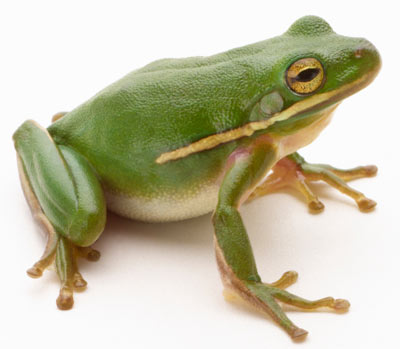
#> input picture froggy.jpg, 400 x 349 px
$ jupyter execute --allow-errors computer_vision.ipynb
#> lines starting #> are read from the running program, lines starting #| are printed output that depends on the picture; after the words box and inside, x2 and y2 are one past the last pixel; in counts of white or black regions, pixels touching at a corner belong together
install this in terminal
```
pip install opencv-contrib-python
```

[cell 1]
import cv2
import numpy as np
import matplotlib.pyplot as plt

[cell 2]
a = cv2.imread('froggy.jpg')
#> a is the input picture: shape (349, 400, 3); mean B, G, R 168.7, 194.1, 198
print(a.shape)
#| (349, 400, 3)

[cell 3]
plt.imshow(a)

[cell 4]
b = cv2.cvtColor(a, cv2.COLOR_BGR2GRAY)
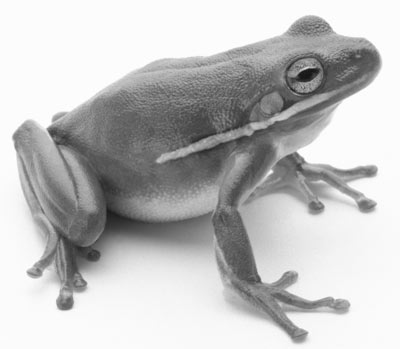
#> b: shape (349, 400); min 19, max 255, mean 192.4
plt.imshow(b, cmap='gray')

[cell 5]
c = cv2.cvtColor(a, cv2.COLOR_BGR2RGB)
plt.imshow(c)

[cell 6]
d = cv2.imread(r"C:\Users\ZAID\Pictures\img.png")
#> (the rest of this cell did not finish here and is left out)

[cell 7]
# resize by resolution
print(a.shape)
#| (349, 400, 3)
cr = cv2.resize(c, (1600, 1500))
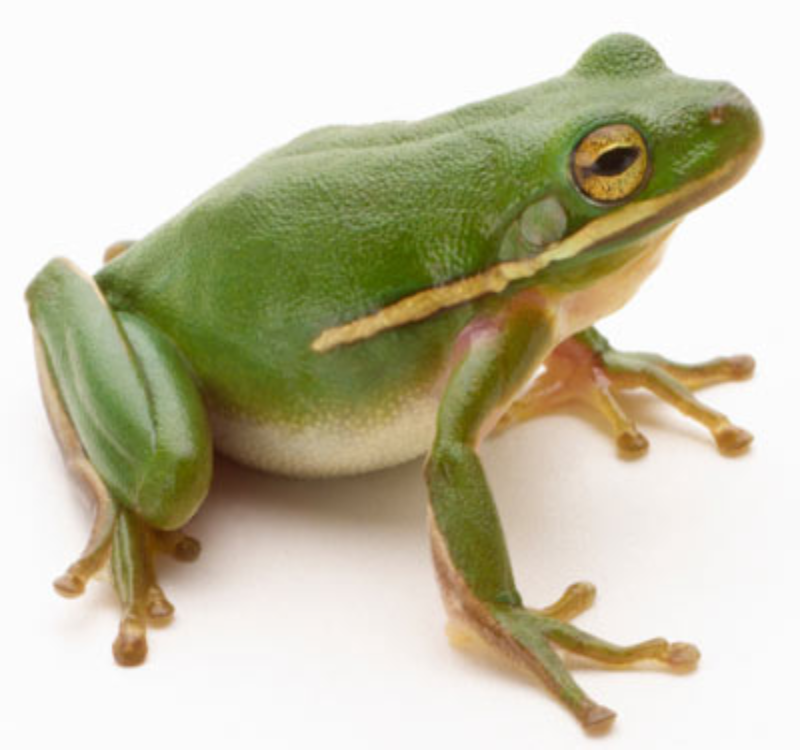
#> cr: shape (1500, 1600, 3) (shown at 1/2 size); mean R, G, B 197.9, 194.1, 168.7
plt.imshow(cr)

[cell 8]
# resize by scale
cscaled = cv2.resize(c, None, fx=0.5, fy=0.5) # image reduced by 50%
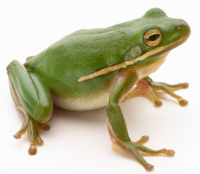
#> cscaled: shape (174, 200, 3); mean R, G, B 197.9, 194.1, 168.6
plt.imshow(cscaled)

[cell 9]
# apply blur
cblur = cv2.GaussianBlur(c, (11,51), 0)
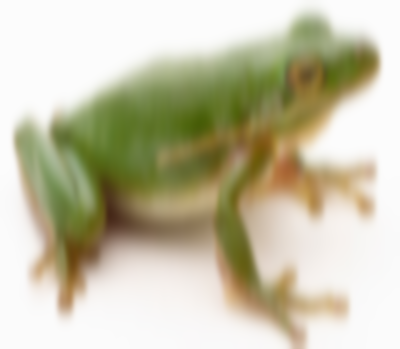
#> cblur: shape (349, 400, 3); mean R, G, B 198, 194.1, 168.7
plt.imshow(cblur)
# save
cblur = cv2.cvtColor(cblur, cv2.COLOR_RGB2BGR)
cv2.imwrite('blurred_froggy.jpg', cblur)
#> Out = True

[cell 10]
# apply edge detection
cgray = cv2.cvtColor(c, cv2.COLOR_RGB2GRAY)
cgray = cv2.GaussianBlur(cgray, (5,5), 0)
cgray = cv2.Canny(cgray, 10, 150)
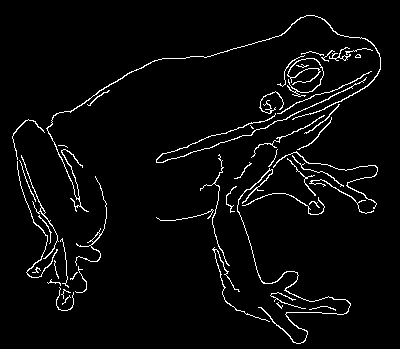
#> cgray: shape (349, 400); 3.7% white in thin lines or dots, all inside (x1, y1, x2, y2) = (12, 15, 381, 344)
plt.imshow(cgray, cmap='gray')

[cell 11]
# invert image
cinvert = cv2.bitwise_not(cgray)
plt.imshow(cinvert, cmap='gray')

$ run again, with sepal_width_hist.png saved as froggy.jpg
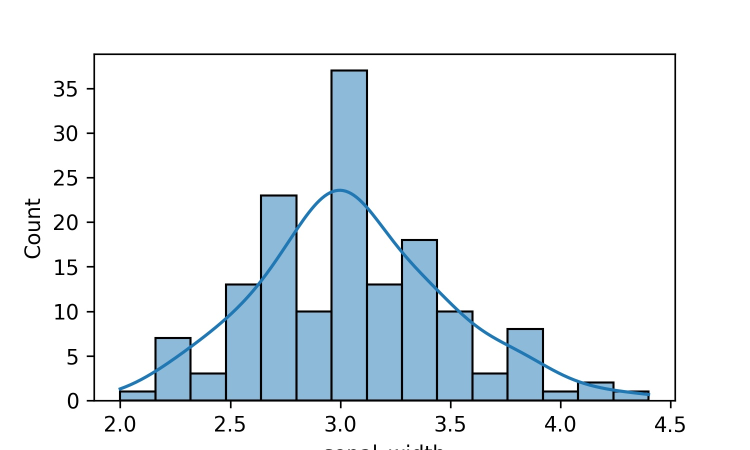
#> input picture sepal_width_hist.png, 1500 x 900 px (shown at 1/2 size)
#> a is the input picture: shape (900, 1500, 3); mean B, G, R 241.9, 237.6, 231.5
#| (900, 1500, 3)
#| (900, 1500, 3)
#> Out = True
#> `cgray = cv2.Canny(cgray, 10, 150)`:
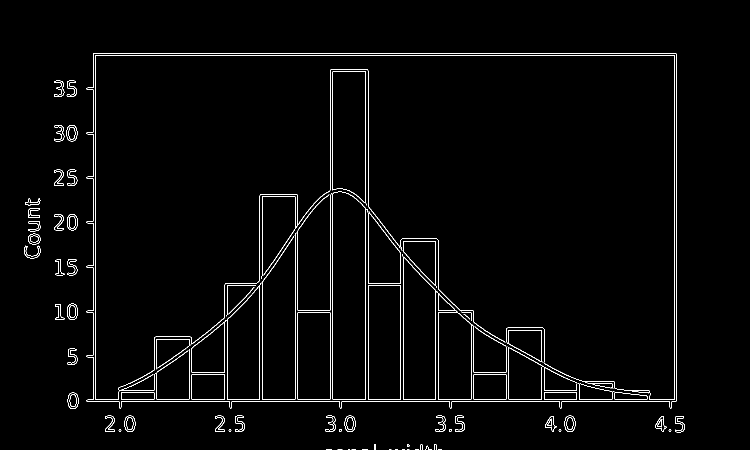
#> cgray: shape (900, 1500) (shown at 1/2 size); 1.8% white in thin lines or dots, all inside (x1, y1, x2, y2) = (48, 106, 1370, 900)
#> `cinvert = cv2.bitwise_not(cgray)`:
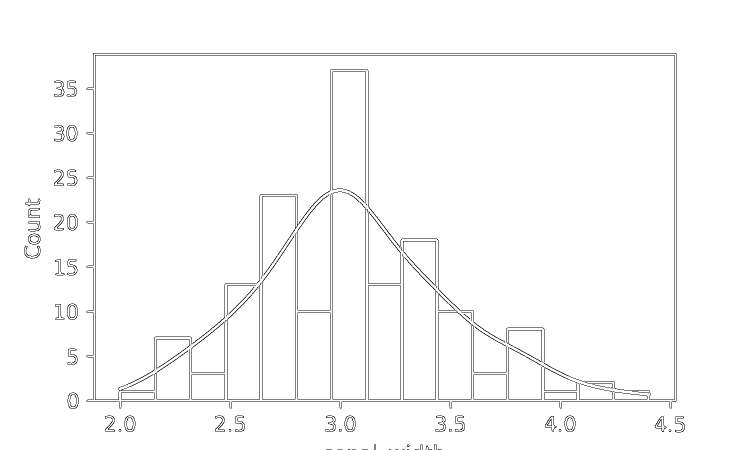
#> cinvert: shape (900, 1500) (shown at 1/2 size); 98.2% white; black in thin lines or dots, all inside (x1, y1, x2, y2) = (48, 106, 1370, 900)
